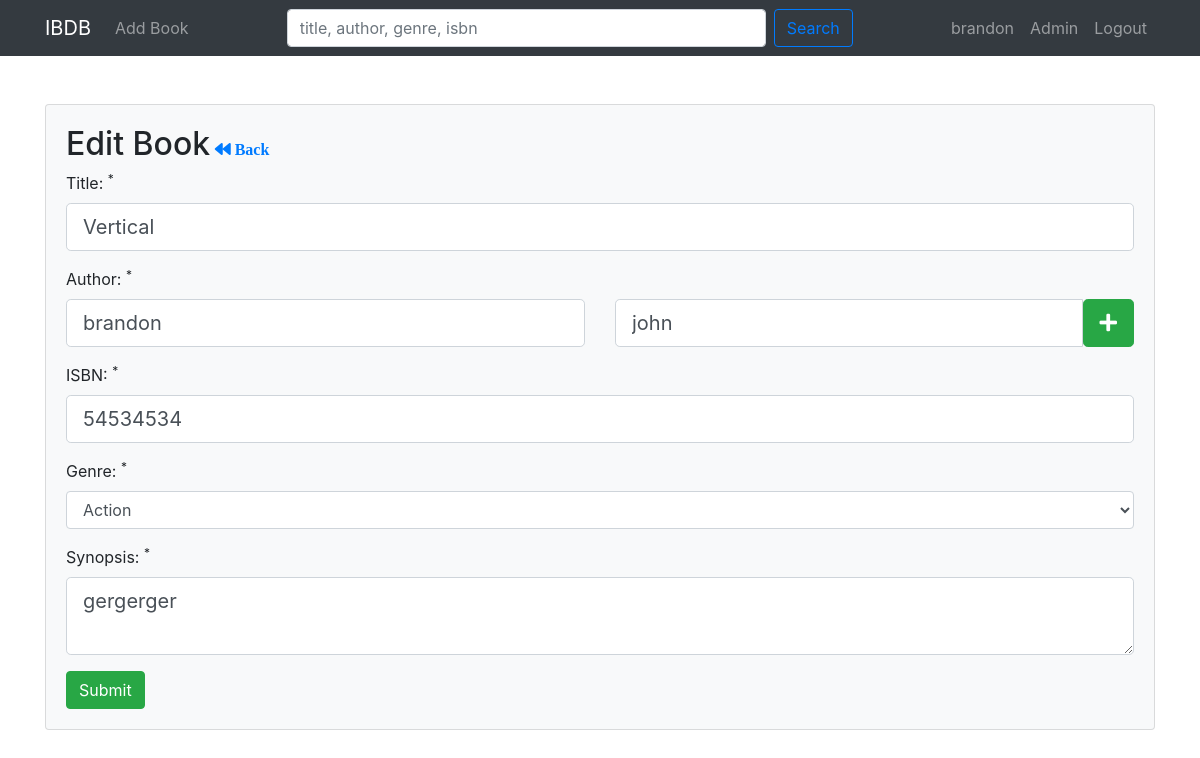
Page /books/editBook/388 (signed in) on the committed database.
### tables this page shows
CREATE TABLE `book` (
  `book_id` int(11) NOT NULL,
  `user_id` int(11) NOT NULL,
  `title` varchar(255) NOT NULL,
  `isbn` int(11) NOT NULL,
  `genre` varchar(255) NOT NULL,
  `synopsis` text NOT NULL,
  `is_published` tinyint(4) NOT NULL,
  `created_at` datetime NOT NULL DEFAULT current_timestamp()
);

CREATE TABLE `author` (
  `author_id` int(11) NOT NULL,
  `fName` varchar(255) NOT NULL,
  `lName` varchar(255) NOT NULL
);

### app/libraries/Core.php (called while the page is built, shortened)
<?php
    class Core {
        protected $currentMethod = 'index';
        public function __construct(){
            $url = $this->getUrl();
            if(isset($url[0]) && file_exists('../app/controllers/' . ucwords($url[0]) . '.php')){
                unset($url[0]);
            }
            $this->currentController = new $this->currentController;
            if(isset($url[1])){
                if(method_exists($this->currentController, $url[1])){
                    $this->currentMethod = $url[1];
                    unset($url[1]);
                }
            }
            $this->params = $url ? array_values($url) : [];
            call_user_func_array([$this->currentController, $this->currentMethod], $this->params);
        }
        public function getURL(){
            if(isset($_GET['url'])){
                $url = rtrim($_GET['url'], '/');
                $url = filter_var($url, FILTER_SANITIZE_URL);
                $url = explode('/', $url);
                return $url;
            }
        }
    }

### public/index.php (called while the page is built, shortened)
<?php
    $init = new Core;

### app/libraries/Database.php (called while the page is built, shortened)
<?php
    class Database {
        private $host = DB_HOST;
        private $user = DB_USER;
        private $pass = DB_PASS;
        private $dbname = DB_NAME;
        private $dbh;
        private $stmt;
        public function __construct(){
            $dsn = 'mysql:host=' . $this->host . ';dbname=' . $this->dbname;
            $options = array(
                PDO::ATTR_PERSISTENT => true,
                PDO::ATTR_ERRMODE => PDO::ERRMODE_EXCEPTION
            );
            try{
                $this->dbh = new PDO($dsn, $this->user, $this->pass, $options);
            } catch(PDOException $e){
                $this->error = $e->getMessage();
                echo $this->error;
            }
        }
        public function query($sql){
            $this->stmt = $this->dbh->prepare($sql);
        }
        public function bind($param, $value, $type = null){
            if(is_null($type)){
                switch(true){
                    default:
                        $type = PDO::PARAM_STR;
                }
            }
        $this->stmt->bindValue($param, $value, $type);
        }
        public function execute(){
            return $this->stmt->execute();
        }
        public function resultSet(){
            $this->execute();
            return $this->stmt->fetchAll(PDO::FETCH_OBJ);
        }
        public function single(){
            $this->execute();
            return $this->stmt->fetch(PDO::FETCH_OBJ);
        }
    }

### app/models/Book.php (called while the page is built, shortened)
<?php
    class Book {
        private $db;
        public function __construct(){
            $this->db = new Database;
        }
        public function getAuthorsByBookId($id){
          $this->db->query('SELECT
              CONCAT(author.fname, " ", author.lname) AS author,
              fname,
              lname
              FROM book
              INNER JOIN book_author
              ON book.book_id = book_author.book_id
              INNER JOIN author
              ON book_author.author_id = author.author_id
              WHERE book.book_id = :id
          ');
          $this->db->bind(':id', $id);
          $results = $this->db->resultSet();
          return $results;
        }
        public function getBookById($id){
          $this->db->query('SELECT *
                            FROM book WHERE book_id = :id
          ');
          $this->db->bind(':id', $id);
          $row = $this->db->single();
          return $row;
        }
  }

### app/views/books/editBook.php (the view, shortened to what this page needs)
<?php require APPROOT . '/views/inc/header.php'; ?>
  <div class="card card-body bg-light mt-5">
  <div class="d-inline">
    <h2 class="d-inline-block"><?php echo $data['page_title']; ?></h2>
    <a href="<?php echo URLROOT ?>/books/viewBook/<?php echo $data['id']; ?>" class=""><i class="fa fa-backward"> Back</i></a>
    </div>
    <form action="<?php echo URLROOT; ?>/books/editBook/<?php echo $data['id']; ?>" method="post">
      <div class="form-group">
        <label for="title">Title: <sup>*</sup></label>
        <input type="text" name="title" class="form-control form-control-lg <?php echo (!empty($data['title_err'])) ? 'is-invalid' : ''; ?>" value="<?php echo $data['title']; ?>">
      </div>
      <label for="author_fName">Author: <sup>*</sup> <span class="d-inline input-group invalid-feedback"><?php echo isset($data['author_err']) ? $data['author_err'] : ''; ?></span></label>
      <div class="form-group row authors">
      <?php if(isset($_POST['title'])):  ?>
        <?php
        $count = 0;
        foreach(array_combine($data['author_fName'], $data['author_lName']) as $first => $last):
          $count++;
        ?>
          <div class="input-group control-group" <?php echo $count > 1 ? 'style="margin-top: 15px"' : '' ?>>
            <div class="col-sm-6 input-group">
                  <input type="text" name="author_fName[]" class="form-control form-control-lg <?php echo (!empty($data['author_fName_err']) && empty($first)) ? 'is-invalid' : ''; ?>" value="<?php echo $first; ?>" placeholder="first">
            </div>
            <div class="col-sm-6 input-group">
                <input type="text" name="author_lName[]" class="form-control form-control-lg <?php echo (!empty($data['author_lName_err']) && empty($last)) ? 'is-invalid' : ''; ?>" value="<?php echo $last; ?>" placeholder="last">
                <div class="input-group-btn">
                  <button class="btn btn-lg <?php echo $count > 1 ? 'btn-danger remove' : 'btn-success add-more' ?>" type="button"><i class="fas <?php  echo $count > 1 ? 'fa-minus' : 'fa-plus' ?>"></i></button>
                </div>
            </div>
          </div>
        <?php endforeach;?>
      <?php else: ?>
            <?php foreach($data['authors'] as $i => $author): ?>
                <div class="input-group control-group" <?php echo $i >= 1 ? 'style="margin-top: 15px"' : '' ?>>
                  <div class="col-sm-6 input-group">
                        <input type="text" name="author_fName[]" class="form-control form-control-lg <?php echo (!empty($data['author_fName_err'])) ? 'is-invalid' : ''; ?>" value="<?php echo $author->fname; ?>" placeholder="first">
                  </div>
                  <div class="col-sm-6 input-group">
                      <input type="text" name="author_lName[]" class="form-control form-control-lg <?php echo (!empty($data['author_lName_err'])) ? 'is-invalid' : ''; ?>" value="<?php echo $author->lname; ?>" placeholder="last">
                      <div class="input-group-btn">
                        <button class="btn btn-lg <?php echo $i >= 1 ? 'btn-danger remove' : 'btn-success add-more' ?>" type="button"><i class="fas <?php echo $i >= 1 ? 'fa-minus' : 'fa-plus' ?>"></i></button>
                      </div>
                  </div>
                </div>
            <?php endforeach?>
      <?php endif; ?>
      </div>
      <div class="form-group">
        <label for="title">ISBN: <sup>*</sup></label>
        <input type="text" name="isbn" class="form-control form-control-lg <?php echo (!empty($data['isbn_err'])) ? 'is-invalid' : ''; ?>" value="<?php echo $data['isbn']; ?>">
      </div>
      <div class="form-group">
        <label for="state">Genre: <sup>*</sup></label><br>
            <select name="genre" id="genre" class="form-control <?php echo (!empty($data['genre_err'])) ? 'is-invalid' : ''; ?>">
            <?php $options = ['Action', 'Adventure', 'Comedy', 'Horror', 'Mystery']; ?>
              <?php foreach($options as $option) : ?>
                <option value="<?php echo $option; ?>" <?php echo $data['genre'] == $option ? 'selected ="selected"' : '' ?>><?php echo $option; ?></option>
              <?php endforeach; ?>
            </select>
      </div>
      <div class="form-group">
        <label for="synopsis">Synopsis: <sup>*</sup></label>
          <textarea name="synopsis" class="form-control form-control-lg <?php echo (!empty($data['synopsis_err'])) ? 'is-invalid' : ''; ?>"><?php echo htmlspecialchars($data['synopsis']); ?></textarea>
      </div>
        <input type="submit" value="Submit" class="btn btn-success">
    </form>
  </div>
<?php require APPROOT . '/views/inc/footer.php'; ?>

### public/css/style.css (style rules this page uses)
body { background: #ffffff; }
button { cursor: pointer; }

### rows in the picture
book: title "Vertical", isbn "54534534", genre "Action", synopsis "gergerger"
author: fName "brandon", lName "john"

### other values in the picture
SITENAME "IBDB"
$_SESSION['user_name'] "brandon"
$data['page_title'] "Edit Book"
